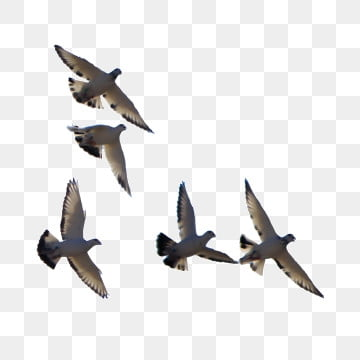
#> input picture Image/bird.jpg, 360 x 360 px, found by its file name
$ python latihan3-3.py
#> lines starting #> are read from the running program, lines starting #| are printed output that depends on the picture
import cv2
from cv2 import waitKey
from matplotlib import pyplot as plt
import numpy as np

img1 = cv2.imread("image/bird.jpg")
#> img1 is the input picture: shape (360, 360, 3); mean B, G, R 230.1, 230.3, 231
img2 = cv2.imread("image/pohon.jpg")
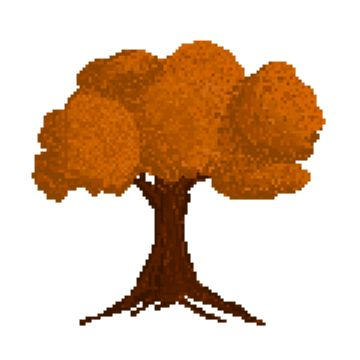
#> input picture Image/pohon.jpg, 360 x 360 px, found by its file name
#> img2 is the input picture: shape (360, 360, 3); mean B, G, R 173.4, 196.1, 223
img1=cv2.cvtColor(img1,cv2.COLOR_BGR2RGB)
img2 = cv2.cvtColor(img2, cv2.COLOR_BGR2RGB)
op_and=cv2.bitwise_and(img1,img2)
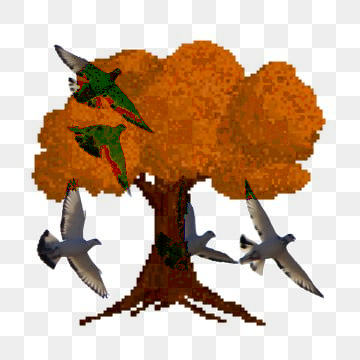
#> op_and: shape (360, 360, 3); mean R, G, B 202.8, 178.6, 158.1
op_or=cv2.bitwise_or(img1,img2)
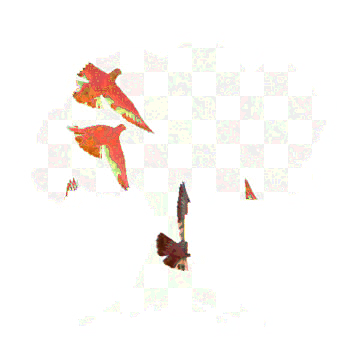
#> op_or: shape (360, 360, 3); mean R, G, B 251.2, 247.8, 245.4
op_xor=cv2.bitwise_xor(img1,img2)
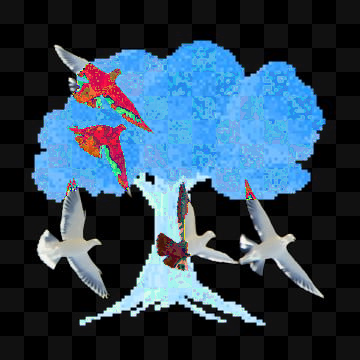
#> op_xor: shape (360, 360, 3); mean R, G, B 48.4, 69.2, 87.3
cv2.imshow('Image 1', img1)
waitKey(0)
cv2.imshow('Image 2', img2)
waitKey(0)
cv2.imshow('And', op_and)
waitKey(0)
cv2.imshow('OR', op_or)
waitKey(0)
cv2.imshow('XOR', op_xor)
waitKey(0)
